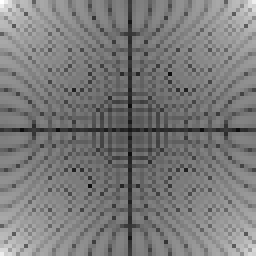
#> input picture image-processing/practice-4/1_fft_no_shift_circle-small.png, 64 x 64 px (shown 4 times larger)
$ python 4-high-pass-ranges.py 1_fft_no_shift_circle-small.png
#> lines starting #> are read from the running program, lines starting #| are printed output that depends on the picture
import argparse
import cv2 as cv
import numpy as np
import os

parser = argparse.ArgumentParser(description="Threshold generators.")
parser.add_argument("image_path", help="Path to the input image.")
parser.add_argument(
    "--out", help="Specifies if output should be created", action="store_true"
)
args = parser.parse_args()
img = cv.imread(args.image_path, cv.IMREAD_GRAYSCALE).astype(float)
#> img: shape (64, 64) float64; min 13, max 255, mean 122.3

rows, cols = img.shape
#> rows = 64; cols = 64
crow, ccol = rows // 2, cols // 2
#> crow = 32; ccol = 32

images = []
spectrums = []
for i in range(10, 60, 10):
    fshift = np.fft.fftshift(np.fft.fft2(img))
    fshift[crow - i : crow + i, ccol - i : ccol + i] = 0
    magnitude_spectrum = 20 * np.log(np.abs(fshift) + 1)
    f_ishift = np.fft.ifftshift(fshift)
    img_back = np.fft.ifft2(f_ishift)
    img_back = np.abs(img_back)
    images.append(img_back)
    spectrums.append(magnitude_spectrum)
#> this loop made 5 passes
#> pass 1, `magnitude_spectrum = 20 * np.log(np.abs(fshift) + 1)`:
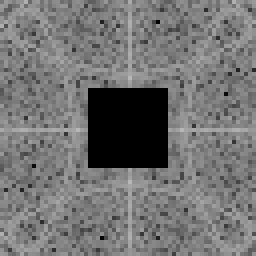
#> magnitude_spectrum: shape (64, 64) float64 (shown 4 times larger); min 0, max 183.1, mean 114.9
#> pass 2, `img_back = np.abs(img_back)`:
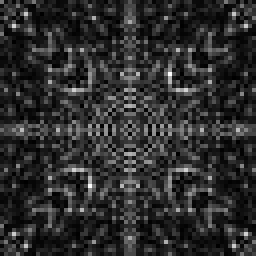
#> img_back: shape (64, 64) float64 (shown 4 times larger); min 0.066, max 62.56, mean 11.3; drawn with min black and max white
#> after the loop, images = 5 items; spectrums = 5 items

# normalize each image to uint8
out_imgs = []
for im in images:
    im = im / im.max() * 255
    out_imgs.append(im.astype(np.uint8))
#> this loop made 5 passes
#> pass 3, `im = im / im.max() * 255`:
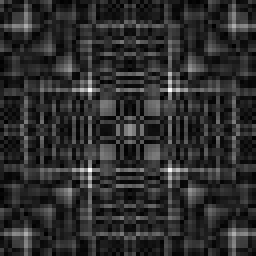
#> im: shape (64, 64) float64 (shown 4 times larger); min 0.632, max 255, mean 45.6
#> after the loop, out_imgs = 5 items
out_spectrums = []
for spec in spectrums:
    spec = spec / spec.max() * 255
    out_spectrums.append(spec.astype(np.uint8))
#> this loop made 5 passes
#> pass 3, `spec = spec / spec.max() * 255`:
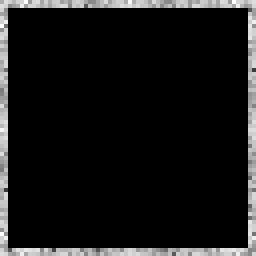
#> spec: shape (64, 64) float64 (shown 4 times larger); min 0, max 255, mean 22.3
#> after the loop, out_spectrums = 5 items


# concatenate horizontally
final_images = np.hstack(out_imgs)
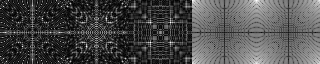
#> final_images: shape (64, 320); min 0, max 255, mean 74.6
final_spectrums = np.hstack(out_spectrums)
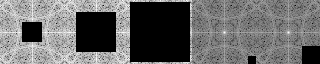
#> final_spectrums: shape (64, 320); min 0, max 255, mean 105.3
final = np.vstack([final_images, final_spectrums])
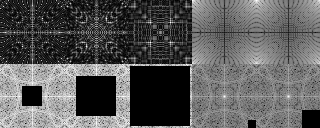
#> final: shape (128, 320); min 0, max 255, mean 90


if args.out:
    out_path = f"4_high_pass_range_{os.path.basename(args.image_path)}"
    cv.imwrite(out_path, final)
    print(f"Output image saved to {out_path}")

$ run again, on image-processing/practice-4/1_fft_with_shift_circle-small.png
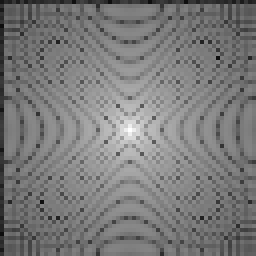
#> input picture image-processing/practice-4/1_fft_with_shift_circle-small.png, 64 x 64 px (shown 4 times larger)
#> after the loop `for i in range(10, 60, 10):`: images = 5 items
#> the loop `for im in images:` made 5 passes
#> the loop `for spec in spectrums:` made 5 passes
#> `final_images = np.hstack(out_imgs)`:
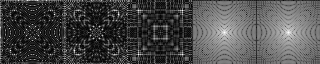
#> final_images: shape (64, 320); min 0, max 255, mean 74.6
#> `final = np.vstack([final_images, final_spectrums])`:
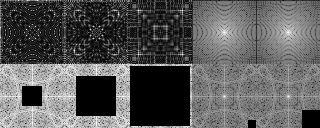
#> final: shape (128, 320); min 0, max 255, mean 90
